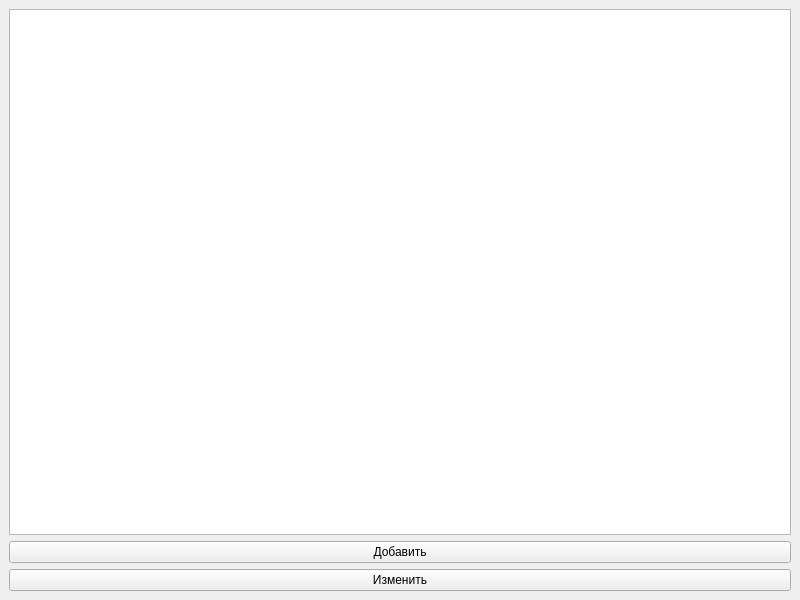
<?xml version="1.0" encoding="UTF-8"?>
<ui version="4.0">
 <class>MainWindow</class>
 <widget class="QMainWindow" name="MainWindow">
  <property name="geometry">
   <rect>
    <x>0</x>
    <y>0</y>
    <width>800</width>
    <height>600</height>
   </rect>
  </property>
  <property name="windowTitle">
   <string>Эспрессо</string>
  </property>
  <widget class="QWidget" name="centralwidget">
   <layout class="QVBoxLayout" name="verticalLayout">
    <item>
     <widget class="QTableWidget" name="table"/>
    </item>
    <item>
     <widget class="QPushButton" name="pushButtonAdd">
      <property name="text">
       <string>Добавить</string>
      </property>
     </widget>
    </item>
    <item>
     <widget class="QPushButton" name="pushButtonChange">
      <property name="text">
       <string>Изменить</string>
      </property>
     </widget>
    </item>
   </layout>
  </widget>
 </widget>
 <resources/>
 <connections/>
</ui>
